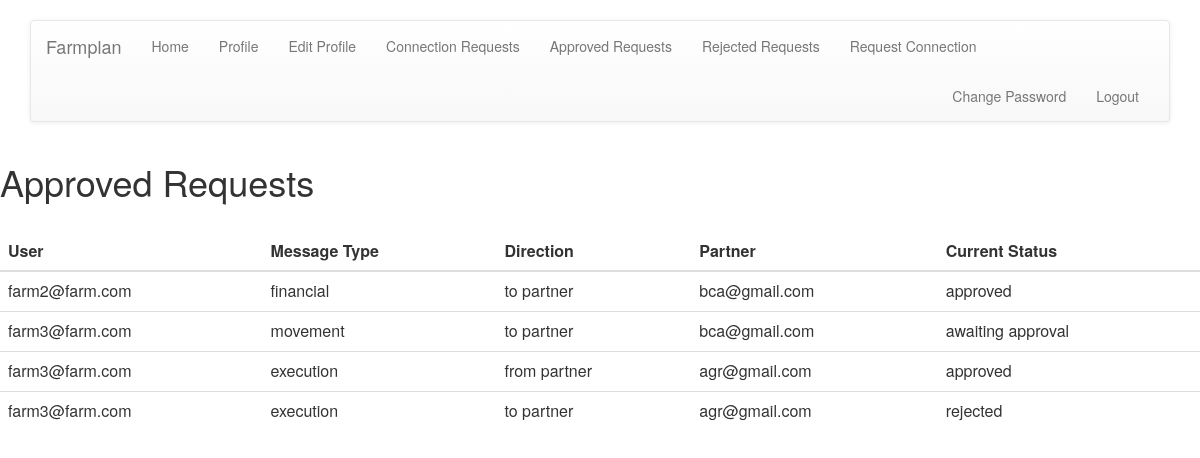
/connections/approved_table/ (signed in), run on an earlier commit of the app's database.
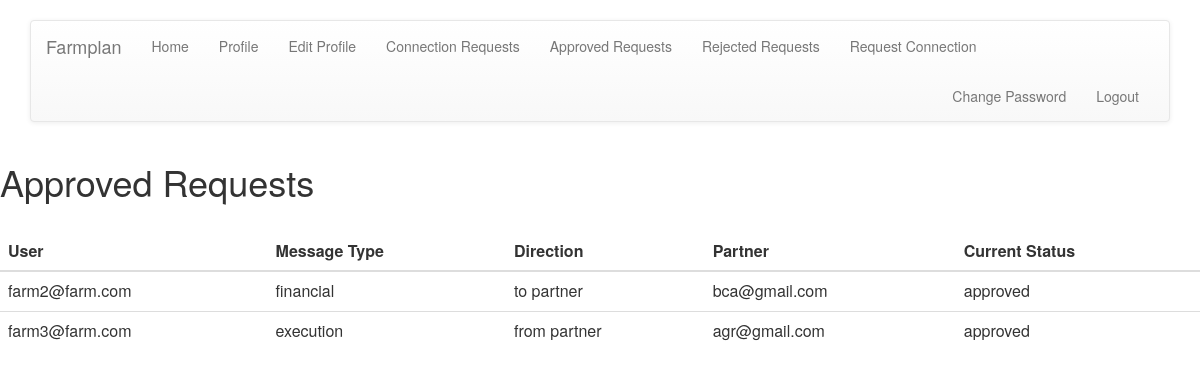
And on a later commit of the database.
### connections/models.py (models this page shows, shortened)
class ConnectionTable(models.Model):
    MESSAGE_CHOICES = (
        ('movement', 'movement'),
        ('execution', 'execution'),
        ('financial', 'financial'),
    )
    DIRECTION_CHOICES = (
        ('to partner', 'to partner'),
        ('from partner', 'from partner'),
    )
    STATUS_CHOICES = (
        ('awaiting approval', 'awaiting approval'),
        ('approved', 'approved'),
        ('rejected', 'rejected'),
    )
    user = models.ForeignKey(FarmUser, on_delete=models.CASCADE, limit_choices_to={'is_client': False, 'is_admin': False}, related_name="partner")
    message_type = models.CharField(max_length=50, choices=MESSAGE_CHOICES,default='')
    direction = models.CharField(max_length=50, choices=DIRECTION_CHOICES, default='')
    client = models.ForeignKey(FarmUser, on_delete=models.CASCADE, limit_choices_to={'is_client': True}, related_name="client")
    status = models.CharField(max_length=50, choices=STATUS_CHOICES, default='awaiting approval')
    slug = models.SlugField(max_length=150, unique=True)
    class Meta:
        unique_together = (('user','message_type','direction','client'))    #prevent duplicates
        ordering  = ('client', 'direction')                                 #order by client then direction

### accounts/models.py (models this page shows, shortened)
class FarmUser(AbstractBaseUser):
    email = models.EmailField(max_length=100, default='', unique=True)
    gatekeeper_id = models.CharField(max_length=10, unique=True)
    business_name = models.CharField(max_length=100, default='', unique=True)
    is_active = models.BooleanField(default=True)
    is_admin = models.BooleanField(default=False)
    is_client = models.BooleanField(default=False)
    objects = UserManager()
    USERNAME_FIELD = 'email'        #username field and password required by default
    REQUIRED_FIELDS = ['gatekeeper_id','business_name'] #used when executing command like python manage.py createsuperuser
    def __str__(self):
        return self.email

### connections/views.py (the view)
@login_required
def approved_table(request):
    if request.user.is_client:
        data = ConnectionTable.objects.filter(client=request.user, status="approved")
        args = {'data': data}
        return render(request, 'connections/client/approved_table.html', args)
    elif request.user.is_admin:
        data = ConnectionTable.objects.all()
        args = {'data': data}
        return render(request, 'connections/admin/approved_table.html', args)
    else:
        data = ConnectionTable.objects.filter(user=request.user, status="approved")
        args = {'data': data}
        return render(request, 'connections/partner/approved_table.html', args)

### connections/templates/connections/admin/approved_table.html (shortened to what this page needs)
{% extends 'base.html' %}
{% block body %}
<h1>Approved Requests</h1>
<br/>
<div>
    <table class="table">
        <thead>
              <tr>
                <th>User</th>
                <th>Message Type</th>
                <th>Direction</th>
                <th>Partner</th>
                <th>Current Status</th>
              </tr>
        </thead>
        <tbody>
        {% for value in data %}
            <tr>
                <td>{{ value.user }}</td>
                <td>{{ value.message_type }}</td>
                <td>{{ value.direction }}</td>
                <td>{{ value.client }}</td>
                <td>{{ value.status }}</td>
            </tr>
        {% endfor %}
        </tbody>
    </table>
</div>
{% endblock %}

What changed in the data, as far as the page shows it:
removed ConnectionTable: user "farm3@farm.com", message_type "movement", direction "to partner", client "bca@gmail.com", status "awaiting approval"
removed ConnectionTable: user "farm3@farm.com", message_type "execution", direction "to partner", client "agr@gmail.com", status "rejected"
